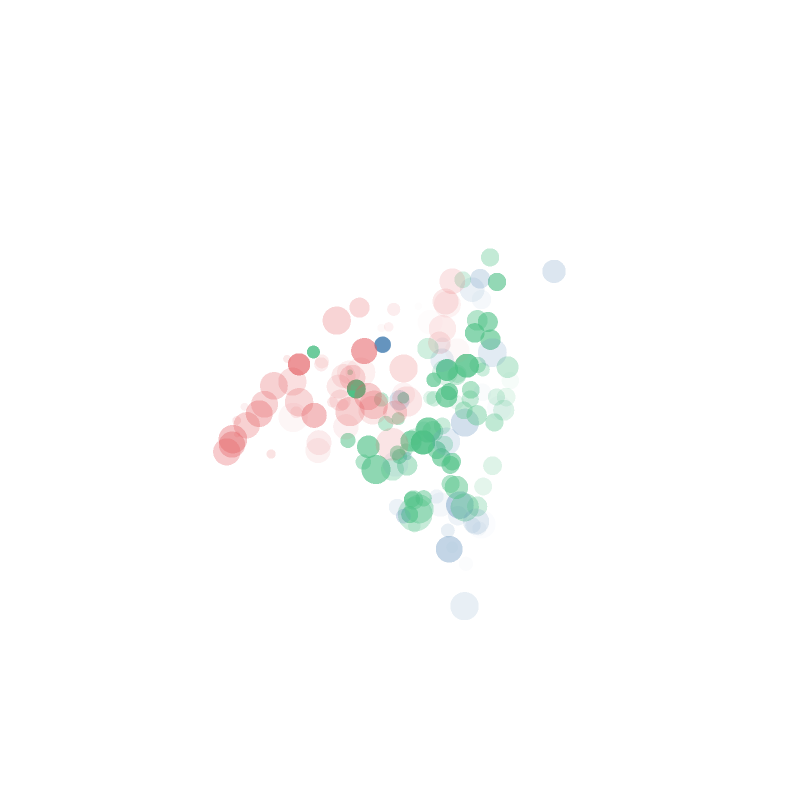

The code cell stored with this chart in its notebook:
### Markdown cell above
# galaxy

### Code cell
trace0 = []
for i in range(159):
    plot_temp = plot_df.iloc[i,:] #Slice input data
    trace0.append(go.Scatter3d(x=[plot_temp.xActiveness],
                             y=[plot_temp.yFormality],
                             z=[plot_temp.zValence],
                             mode='markers',
                             opacity=plot_temp.Exchange_plot,
                             name = plot_temp.rel,
                             text=[plot_temp.Equality],
                             customdata=[plot_temp.Exchange],  
                             hovertemplate= 
                             'Formality=%{y:.2f}<br>'+
                             'Activeness=%{x:.2f}<br>'+
                             'Valence=%{z:.2f}<br>'+
                             'Exchange=%{customdata:.2f}<br>'+
                             'Equality=%{text:.2f}<br>',
                             
                             
#         hovertemplate='<br>'.join([
#         '%{name}','Formality=%{y:.2f}','Activeness=%{x:.2f}',
#         'Valence=%{z:.2f}','Exchange=%{customdata[1]}<extra></extra>']
#         ),
                             marker=dict(color=plot_temp.color,
                                         size=plot_temp.Equality_plot*10+2)))

fig = go.Figure(data=trace0)
#fig.update_xaxes(overwrite=True,title={'text':'Activeness'})
fig.update_layout(
                scene=dict(
                # title
                #xaxis_title='Activeness',
                #yaxis_title='Formality',
                #zaxis_title='Valence',
                xaxis_title='',yaxis_title='',zaxis_title='',
                # axes
                xaxis = dict(visible =False),
                yaxis = dict(visible =False),
                zaxis = dict(visible =False)),
                # legend
                showlegend=False,  
                  
                width=800,height=800,
                font_size =12
                )
fig.show() 
plotly.offline.plot(fig,filename='output_graph/Averaged_world_model_cube_galaxy.html')
